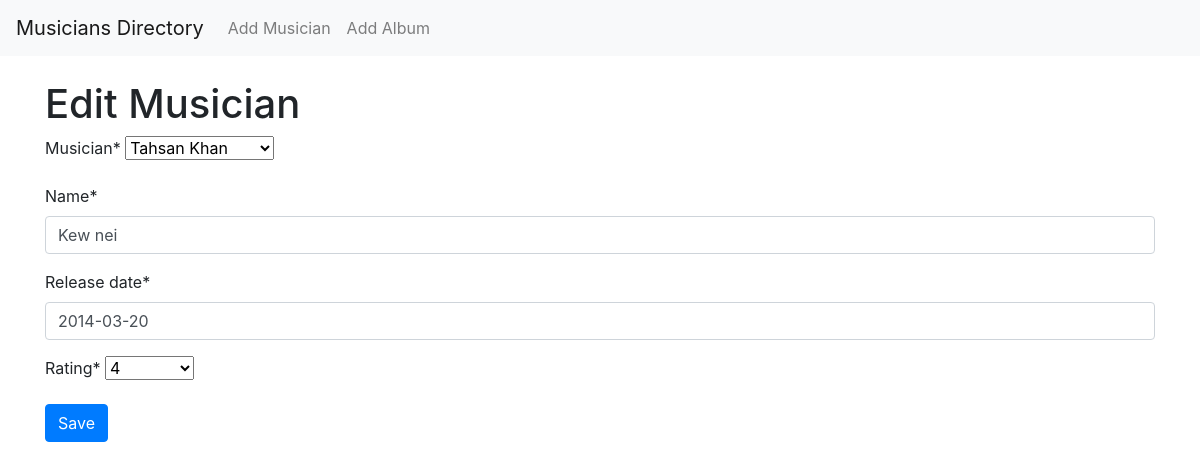
The page /album/edit/3/ on the database its author committed.
### directory/models.py (models this page shows, shortened)
class Album(models.Model):
    musician = models.ForeignKey(Musician, on_delete=models.CASCADE)
    name = models.CharField(max_length=100)
    release_date = models.DateField()
    rating = models.IntegerField(choices=[(i, i) for i in range(1, 6)])

### directory/views.py (the view)
# urls.py: path('album/edit/<int:pk>/', views.album_update, name='album_update'),
def album_update(request, pk):
    album = get_object_or_404(Album, pk=pk)
    if request.method == 'POST':
        form = AlbumForm(request.POST, instance=album)
        if form.is_valid():
            form.save()
            return redirect('musician_list')
    else:
        form = AlbumForm(instance=album)
    return render(request, 'album_form.html', {'form': form})

### directory/forms.py
class AlbumForm(forms.ModelForm):
    class Meta:
        model = Album
        fields = ['musician', 'name', 'release_date', 'rating']

### directory/models.py (called while the page is built)
    def __str__(self):
        return f"{self.first_name} {self.last_name}"

### directory/templates/album_form.html (shortened to what this page needs)
{% extends 'base.html' %}
{% load crispy_forms_tags %}
{% block content %}
    <h1>{{ form.instance.pk|yesno:"Edit Musician,Add Album" }}</h1>
    <form method="post" class="needs-validation" novalidate>
        {{ form|crispy }}
        <button type="submit" class="btn btn-primary">Save</button>
    </form>
{% endblock %}

### rows shown on the page
Album: instance.pk "Edit Musician", musician "Tahsan Khan", name "Kew nei", release_date "2014-03-20", rating "4"
